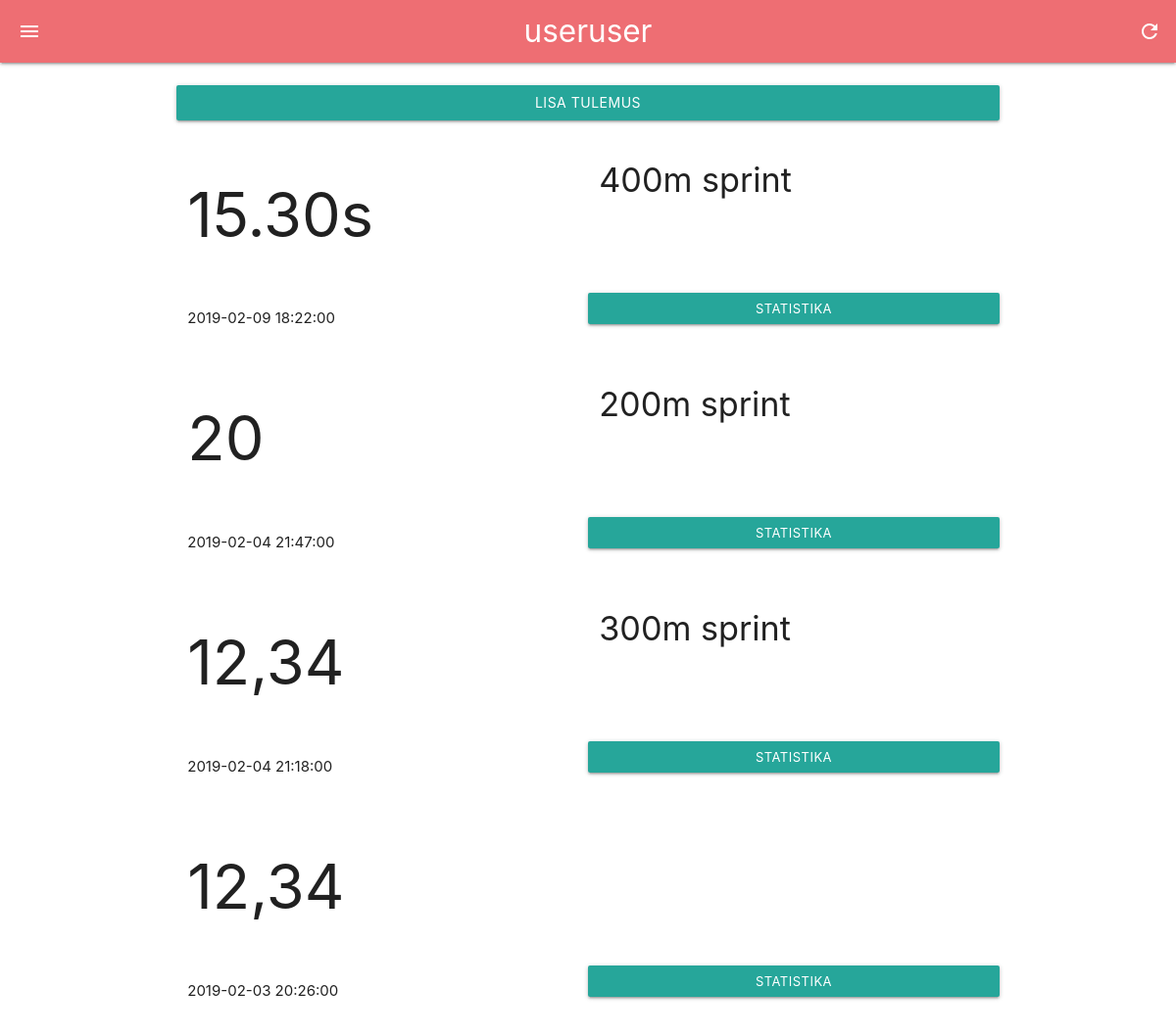
Screenshot of /home (signed in) with the database file from the repository.
### main.py (models this page shows, shortened)
class User(UserMixin, db.Model):
    id = db.Column(db.Integer, primary_key=True)
    first_name = db.Column(db.String(30))
    last_name = db.Column(db.String(20))
    email = db.Column(db.String(64), unique=True)
    password = db.Column(db.String(80))
    klass_id = db.Column(db.Integer, db.ForeignKey('klass.id'))
    isikukood = db.Column(db.String(11))
    active = db.Column(db.Boolean())
    confirmed_at = db.Column(db.DateTime())
    logs = db.relationship('Log', backref=db.backref('user', lazy=True))
    trainings = db.relationship('Training', backref=db.backref('user', lazy=True))
    roles = db.relationship('Role', secondary=roles_users, backref=db.backref('user', lazy='dynamic'))

class Log(db.Model):
    id = db.Column(db.Integer, primary_key=True)
    user_id = db.Column(db.Integer, db.ForeignKey('user.id'), nullable=False)
    result = db.Column(db.String(20), nullable=False)
    sport_id = db.Column(db.Integer, db.ForeignKey('sport.id'), nullable=False)
    time_posted = db.Column(db.DateTime())
    task_id = db.Column(db.Integer, db.ForeignKey('task.id'))
    comments = db.Column(db.String(255))

class Sport(db.Model):
    id = db.Column(db.Integer, primary_key=True)
    sport = db.Column(db.String(40), nullable=False)
    type = db.Column(db.String(40), nullable=False)
    logs = db.relationship('Log', backref=db.backref('sport', lazy=True))
    trainings = db.relationship('Training', backref=db.backref('sport', lazy=True))
    tasks = db.relationship('Task', backref=db.backref('sport', lazy=True))

### main.py (the view)
@app.route("/home")
@login_required
def home():
    if not current_user.klass or not current_user.isikukood:
        return redirect(url_for('seaded'))
    log_list = Log.query.filter_by(user_id=current_user.id).order_by(desc(Log.time_posted))
    if current_user.first_name and current_user.last_name:
        name = (current_user.first_name + ' ' + current_user.last_name)
    else:
        name = current_user.email
    return render_template('home.html',
                           name = name,
                           log_list = log_list)

### templates/home.html
{% extends "main.html" %}
{% from "_traininghelpers.html" import log_field %}
{% block body %}
  <br>
  <div class="newentry row">
    <a href="{{ url_for('uus_tulemus') }}"><button type="button" class="btn col s12" name="newentry">LISA TULEMUS</button></a>
  </div>
  <div class="content">
    <ul>
    {% for log in log_list %}
        {{ log_field(log) }}
    {% endfor %}
    </ul>
  </div>
{% endblock %}

### templates/main.html (shortened to what this page needs)
<!DOCTYPE html>
<html lang="en">
  <head>
    <link type="text/css" rel="stylesheet" href="static/css/materialize.css"  media="screen,projection"/>
    <link href="../static/css/style.css" rel="stylesheet" type="text/css">
  </head>
  <body>
    <div class="wrapper">
      <div class="navbar-fixed">
        <nav>
          <div class="nav-wrapper">
            <a href="{{ url_for('home') }}" class="brand-logo center">{{ current_user.email }}</a>
            <a href="#" data-target="slide-out" class="sidenav-trigger"><i class="material-icons">menu</i></a>
            <ul class="right">
              <li><a href="#" onClick="location.href=location.href"><i class="material-icons">refresh</i></a></li>
            </ul>
          </div>
        </nav>
      </div>
      <div class="container">
        {% block body %}{% endblock %}
      </div>
    </div>
  </body>
</html>

### templates/_traininghelpers.html (shortened to what this page needs)
{% macro log_field(log) %}
<li>
  <div>
    <div class="row">
      <h1 class="col s6">
        {{ log.result }}
      </h1>
      <h4 class="col s6">
        {{ log.sport.type }}
      </h4>
    </div>
    <div class="row">
      <p class="col s6">
        {{ log.time_posted }}
      </p>
      <a href="/stats/{{ log.id }}" class="btn-small col s6 valign-wrapper">STATISTIKA</a>
    </div>
  </div>
</li>
{% endmacro %}

### rows the page displays
User: email "useruser"
Log: result "15.30s", sport.type "400m sprint", time_posted "2019-02-09 18:22:00"
Log: result "20", sport.type "200m sprint", time_posted "2019-02-04 21:47:00"
Log: result "12,34", sport.type "300m sprint", time_posted "2019-02-04 21:18:00"
Log: result "12,34", time_posted "2019-02-03 20:26:00"
